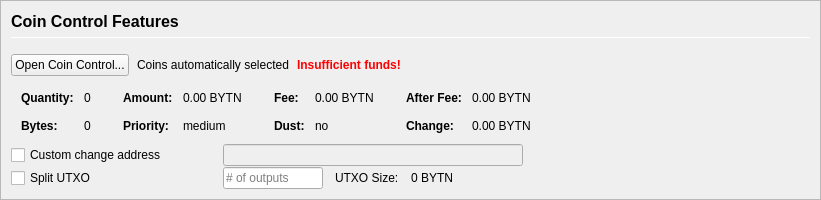
         <widget class="QFrame" name="frameCoinControl">
          <property name="sizePolicy">
           <sizepolicy hsizetype="Expanding" vsizetype="Expanding">
            <horstretch>0</horstretch>
            <verstretch>0</verstretch>
           </sizepolicy>
          </property>
          <property name="maximumSize">
           <size>
            <width>16777215</width>
            <height>16777215</height>
           </size>
          </property>
          <property name="frameShape">
           <enum>QFrame::StyledPanel</enum>
          </property>
          <property name="frameShadow">
           <enum>QFrame::Sunken</enum>
          </property>
          <layout class="QVBoxLayout" name="verticalLayoutCoinControl2">
           <property name="spacing">
            <number>0</number>
           </property>
           <property name="margin">
            <number>0</number>
           </property>
           <item>
            <widget class="QFrame" name="frameCoinControl_BG">
             <layout class="QVBoxLayout" name="verticalLayoutCoinControl" stretch="0,0,0,0,0,0">
              <property name="spacing">
               <number>1</number>
              </property>
              <property name="leftMargin">
               <number>10</number>
              </property>
              <property name="topMargin">
               <number>10</number>
              </property>
              <item>
               <layout class="QHBoxLayout" name="horizontalLayoutCoinControl1">
                <property name="bottomMargin">
                 <number>15</number>
                </property>
                <item>
                 <layout class="QVBoxLayout" name="verticalLayout_3">
                  <property name="spacing">
                   <number>6</number>
                  </property>
                  <item>
                   <widget class="QLabel" name="labelCoinControlFeatures">
                    <property name="sizePolicy">
                     <sizepolicy hsizetype="Preferred" vsizetype="Maximum">
                      <horstretch>0</horstretch>
                      <verstretch>0</verstretch>
                     </sizepolicy>
                    </property>
                    <property name="minimumSize">
                     <size>
                      <width>0</width>
                      <height>20</height>
                     </size>
                    </property>
                    <property name="font">
                     <font>
                      <pointsize>12</pointsize>
                      <weight>75</weight>
                      <bold>true</bold>
                     </font>
                    </property>
                    <property name="styleSheet">
                     <string notr="true">font-weight:bold;</string>
                    </property>
                    <property name="text">
                     <string>Coin Control Features</string>
                    </property>
                   </widget>
                  </item>
                  <item>
                   <widget class="Line" name="line">
                    <property name="minimumSize">
                     <size>
                      <width>0</width>
                      <height>1</height>
                     </size>
                    </property>
                    <property name="maximumSize">
                     <size>
                      <width>16777215</width>
                      <height>1</height>
                     </size>
                    </property>
                    <property name="orientation">
                     <enum>Qt::Horizontal</enum>
                    </property>
                   </widget>
                  </item>
                 </layout>
                </item>
               </layout>
              </item>
              <item>
               <layout class="QHBoxLayout" name="horizontalLayoutCoinControl2" stretch="0,0,0,0">
                <property name="spacing">
                 <number>8</number>
                </property>
                <property name="bottomMargin">
                 <number>10</number>
                </property>
                <item>
                 <widget class="QPushButton" name="pushButtonCoinControl">
                  <property name="styleSheet">
                   <string notr="true"/>
                  </property>
                  <property name="text">
                   <string>Open Coin Control...</string>
                  </property>
                  <property name="autoDefault">
                   <bool>false</bool>
                  </property>
                 </widget>
                </item>
                <item>
                 <widget class="QLabel" name="labelCoinControlAutomaticallySelected">
                  <property name="text">
                   <string>Coins automatically selected</string>
                  </property>
                  <property name="margin">
                   <number>5</number>
                  </property>
                 </widget>
                </item>
                <item>
                 <widget class="QLabel" name="labelCoinControlInsuffFunds">
                  <property name="font">
                   <font>
                    <weight>75</weight>
                    <bold>true</bold>
                   </font>
                  </property>
                  <property name="styleSheet">
                   <string notr="true">color:red;font-weight:bold;</string>
                  </property>
                  <property name="text">
                   <string>Insufficient funds!</string>
                  </property>
                  <property name="margin">
                   <number>5</number>
                  </property>
                 </widget>
                </item>
                <item>
                 <spacer name="horizontalSpacerCoinControl">
                  <property name="orientation">
                   <enum>Qt::Horizontal</enum>
                  </property>
                  <property name="sizeHint" stdset="0">
                   <size>
                    <width>40</width>
                    <height>1</height>
                   </size>
                  </property>
                 </spacer>
                </item>
               </layout>
              </item>
              <item>
               <widget class="QWidget" name="widgetCoinControl" native="true">
                <property name="sizePolicy">
                 <sizepolicy hsizetype="Preferred" vsizetype="Preferred">
                  <horstretch>0</horstretch>
                  <verstretch>0</verstretch>
                 </sizepolicy>
                </property>
                <property name="minimumSize">
                 <size>
                  <width>0</width>
                  <height>0</height>
                 </size>
                </property>
                <property name="styleSheet">
                 <string notr="true"/>
                </property>
                <layout class="QHBoxLayout" name="horizontalLayoutCoinControl5">
                 <property name="margin">
                  <number>0</number>
                 </property>
                 <item>
                  <layout class="QHBoxLayout" name="horizontalLayoutCoinControl3" stretch="0,0,0,1">
                   <property name="spacing">
                    <number>20</number>
                   </property>
                   <property name="topMargin">
                    <number>0</number>
                   </property>
                   <property name="bottomMargin">
                    <number>10</number>
                   </property>
                   <item>
                    <layout class="QFormLayout" name="formLayoutCoinControl1">
                     <property name="horizontalSpacing">
                      <number>10</number>
                     </property>
                     <property name="verticalSpacing">
                      <number>14</number>
                     </property>
                     <property name="leftMargin">
                      <number>10</number>
                     </property>
                     <property name="topMargin">
                      <number>4</number>
                     </property>
                     <property name="rightMargin">
                      <number>6</number>
                     </property>
                     <item row="0" column="0">
                      <widget class="QLabel" name="labelCoinControlQuantityText">
                       <property name="font">
                        <font>
                         <weight>75</weight>
                         <bold>true</bold>
                        </font>
                       </property>
                       <property name="text">
                        <string>Quantity:</string>
                       </property>
                       <property name="margin">
                        <number>0</number>
                       </property>
                      </widget>
                     </item>
                     <item row="0" column="1">
                      <widget class="QLabel" name="labelCoinControlQuantity">
                       <property name="cursor">
                        <cursorShape>IBeamCursor</cursorShape>
                       </property>
                       <property name="contextMenuPolicy">
                        <enum>Qt::ActionsContextMenu</enum>
                       </property>
                       <property name="text">
                        <string notr="true">0</string>
                       </property>
                       <property name="margin">
                        <number>0</number>
                       </property>
                       <property name="textInteractionFlags">
                        <set>Qt::LinksAccessibleByMouse|Qt::TextSelectableByKeyboard|Qt::TextSelectableByMouse</set>
                       </property>
                      </widget>
                     </item>
                     <item row="1" column="0">
                      <widget class="QLabel" name="labelCoinControlBytesText">
                       <property name="font">
                        <font>
                         <weight>75</weight>
                         <bold>true</bold>
                        </font>
                       </property>
                       <property name="text">
                        <string>Bytes:</string>
                       </property>
                      </widget>
                     </item>
                     <item row="1" column="1">
                      <widget class="QLabel" name="labelCoinControlBytes">
                       <property name="cursor">
                        <cursorShape>IBeamCursor</cursorShape>
                       </property>
                       <property name="contextMenuPolicy">
                        <enum>Qt::ActionsContextMenu</enum>
                       </property>
                       <property name="text">
                        <string notr="true">0</string>
                       </property>
                       <property name="textInteractionFlags">
                        <set>Qt::LinksAccessibleByMouse|Qt::TextSelectableByKeyboard|Qt::TextSelectableByMouse</set>
                       </property>
                      </widget>
                     </item>
                    </layout>
                   </item>
                   <item>
                    <layout class="QFormLayout" name="formLayoutCoinControl2">
                     <property name="horizontalSpacing">
                      <number>10</number>
                     </property>
                     <property name="verticalSpacing">
                      <number>14</number>
                     </property>
                     <property name="leftMargin">
                      <number>6</number>
                     </property>
                     <property name="topMargin">
                      <number>4</number>
                     </property>
                     <property name="rightMargin">
                      <number>6</number>
                     </property>
                     <item row="0" column="0">
                      <widget class="QLabel" name="labelCoinControlAmountText">
                       <property name="font">
                        <font>
                         <weight>75</weight>
                         <bold>true</bold>
                        </font>
                       </property>
                       <property name="text">
                        <string>Amount:</string>
                       </property>
                       <property name="margin">
                        <number>0</number>
                       </property>
                      </widget>
                     </item>
                     <item row="0" column="1">
                      <widget class="QLabel" name="labelCoinControlAmount">
                       <property name="cursor">
                        <cursorShape>IBeamCursor</cursorShape>
                       </property>
                       <property name="contextMenuPolicy">
                        <enum>Qt::ActionsContextMenu</enum>
                       </property>
                       <property name="text">
                        <string notr="true">0.00 BYTN</string>
                       </property>
                       <property name="textInteractionFlags">
                        <set>Qt::LinksAccessibleByMouse|Qt::TextSelectableByKeyboard|Qt::TextSelectableByMouse</set>
                       </property>
                      </widget>
                     </item>
                     <item row="1" column="0">
                      <widget class="QLabel" name="labelCoinControlPriorityText">
                       <property name="font">
                        <font>
                         <weight>75</weight>
                         <bold>true</bold>
                        </font>
                       </property>
                       <property name="text">
                        <string>Priority:</string>
                       </property>
                      </widget>
                     </item>
                     <item row="1" column="1">
                      <widget class="QLabel" name="labelCoinControlPriority">
                       <property name="cursor">
                        <cursorShape>IBeamCursor</cursorShape>
                       </property>
                       <property name="contextMenuPolicy">
                        <enum>Qt::ActionsContextMenu</enum>
                       </property>
                       <property name="text">
                        <string>medium</string>
                       </property>
                       <property name="textInteractionFlags">
                        <set>Qt::LinksAccessibleByMouse|Qt::TextSelectableByKeyboard|Qt::TextSelectableByMouse</set>
                       </property>
                      </widget>
                     </item>
                    </layout>
                   </item>
                   <item>
                    <layout class="QFormLayout" name="formLayoutCoinControl3">
                     <property name="horizontalSpacing">
                      <number>10</number>
                     </property>
                     <property name="verticalSpacing">
                      <number>14</number>
                     </property>
                     <property name="leftMargin">
                      <number>6</number>
                     </property>
                     <property name="topMargin">
                      <number>4</number>
                     </property>
                     <property name="rightMargin">
                      <number>6</number>
                     </property>
                     <item row="0" column="0">
                      <widget class="QLabel" name="labelCoinControlFeeText">
                       <property name="font">
                        <font>
                         <weight>75</weight>
                         <bold>true</bold>
                        </font>
                       </property>
                       <property name="text">
                        <string>Fee:</string>
                       </property>
                       <property name="margin">
                        <number>0</number>
                       </property>
                      </widget>
                     </item>
                     <item row="0" column="1">
                      <widget class="QLabel" name="labelCoinControlFee">
                       <property name="cursor">
                        <cursorShape>IBeamCursor</cursorShape>
                       </property>
                       <property name="contextMenuPolicy">
                        <enum>Qt::ActionsContextMenu</enum>
                       </property>
                       <property name="text">
                        <string notr="true">0.00 BYTN</string>
                       </property>
                       <property name="textInteractionFlags">
                        <set>Qt::LinksAccessibleByMouse|Qt::TextSelectableByKeyboard|Qt::TextSelectableByMouse</set>
                       </property>
                      </widget>
                     </item>
                     <item row="1" column="0">
                      <widget class="QLabel" name="labelCoinControlLowOutputText">
                       <property name="font">
                        <font>
                         <weight>75</weight>
                         <bold>true</bold>
                        </font>
                       </property>
                       <property name="text">
                        <string>Dust:</string>
                       </property>
                      </widget>
                     </item>
                     <item row="1" column="1">
                      <widget class="QLabel" name="labelCoinControlLowOutput">
                       <property name="cursor">
                        <cursorShape>IBeamCursor</cursorShape>
                       </property>
                       <property name="contextMenuPolicy">
                        <enum>Qt::ActionsContextMenu</enum>
                       </property>
                       <property name="text">
                        <string>no</string>
                       </property>
                       <property name="textInteractionFlags">
                        <set>Qt::LinksAccessibleByMouse|Qt::TextSelectableByKeyboard|Qt::TextSelectableByMouse</set>
                       </property>
                      </widget>
                     </item>
                    </layout>
                   </item>
                   <item>
                    <layout class="QFormLayout" name="formLayoutCoinControl4">
                     <property name="horizontalSpacing">
                      <number>10</number>
                     </property>
                     <property name="verticalSpacing">
                      <number>14</number>
                     </property>
                     <property name="leftMargin">
                      <number>6</number>
                     </property>
                     <property name="topMargin">
                      <number>4</number>
                     </property>
                     <property name="rightMargin">
                      <number>6</number>
                     </property>
                     <item row="0" column="0">
                      <widget class="QLabel" name="labelCoinControlAfterFeeText">
                       <property name="font">
                        <font>
                         <weight>75</weight>
                         <bold>true</bold>
                        </font>
                       </property>
                       <property name="text">
                        <string>After Fee:</string>
                       </property>
                       <property name="margin">
                        <number>0</number>
                       </property>
                      </widget>
                     </item>
                     <item row="0" column="1">
                      <widget class="QLabel" name="labelCoinControlAfterFee">
                       <property name="cursor">
                        <cursorShape>IBeamCursor</cursorShape>
                       </property>
                       <property name="contextMenuPolicy">
                        <enum>Qt::ActionsContextMenu</enum>
                       </property>
                       <property name="text">
                        <string notr="true">0.00 BYTN</string>
                       </property>
                       <property name="textInteractionFlags">
                        <set>Qt::LinksAccessibleByMouse|Qt::TextSelectableByKeyboard|Qt::TextSelectableByMouse</set>
                       </property>
                      </widget>
                     </item>
                     <item row="1" column="0">
                      <widget class="QLabel" name="labelCoinControlChangeText">
                       <property name="font">
                        <font>
                         <weight>75</weight>
                         <bold>true</bold>
                        </font>
                       </property>
                       <property name="text">
                        <string>Change:</string>
                       </property>
                      </widget>
                     </item>
                     <item row="1" column="1">
                      <widget class="QLabel" name="labelCoinControlChange">
                       <property name="cursor">
                        <cursorShape>IBeamCursor</cursorShape>
                       </property>
                       <property name="contextMenuPolicy">
                        <enum>Qt::ActionsContextMenu</enum>
                       </property>
                       <property name="text">
                        <string notr="true">0.00 BYTN</string>
                       </property>
                       <property name="textInteractionFlags">
                        <set>Qt::LinksAccessibleByMouse|Qt::TextSelectableByKeyboard|Qt::TextSelectableByMouse</set>
                       </property>
                      </widget>
                     </item>
                    </layout>
                   </item>
                  </layout>
                 </item>
                </layout>
               </widget>
              </item>
              <item>
               <layout class="QHBoxLayout" name="horizontalLayoutCoinControl4">
                <property name="spacing">
                 <number>12</number>
                </property>
                <property name="sizeConstraint">
                 <enum>QLayout::SetDefaultConstraint</enum>
                </property>
                <property name="topMargin">
                 <number>0</number>
                </property>
                <property name="rightMargin">
                 <number>0</number>
                </property>
                <item>
                 <widget class="QCheckBox" name="checkBoxCoinControlChange">
                  <property name="sizePolicy">
                   <sizepolicy hsizetype="Preferred" vsizetype="Preferred">
                    <horstretch>0</horstretch>
                    <verstretch>0</verstretch>
                   </sizepolicy>
                  </property>
                  <property name="minimumSize">
                   <size>
                    <width>200</width>
                    <height>0</height>
                   </size>
                  </property>
                  <property name="maximumSize">
                   <size>
                    <width>200</width>
                    <height>16777215</height>
                   </size>
                  </property>
                  <property name="toolTip">
                   <string>If this is activated, but the change address is empty or invalid, change will be sent to a newly generated address.</string>
                  </property>
                  <property name="text">
                   <string>Custom change address</string>
                  </property>
                 </widget>
                </item>
                <item>
                 <widget class="QValidatedLineEdit" name="lineEditCoinControlChange">
                  <property name="enabled">
                   <bool>false</bool>
                  </property>
                  <property name="sizePolicy">
                   <sizepolicy hsizetype="Preferred" vsizetype="Preferred">
                    <horstretch>0</horstretch>
                    <verstretch>0</verstretch>
                   </sizepolicy>
                  </property>
                  <property name="minimumSize">
                   <size>
                    <width>300</width>
                    <height>0</height>
                   </size>
                  </property>
                 </widget>
                </item>
                <item>
                 <widget class="QLabel" name="labelCoinControlChangeLabel">
                  <property name="sizePolicy">
                   <sizepolicy hsizetype="Preferred" vsizetype="Preferred">
                    <horstretch>0</horstretch>
                    <verstretch>0</verstretch>
                   </sizepolicy>
                  </property>
                  <property name="minimumSize">
                   <size>
                    <width>100</width>
                    <height>0</height>
                   </size>
                  </property>
                  <property name="text">
                   <string/>
                  </property>
                  <property name="margin">
                   <number>3</number>
                  </property>
                 </widget>
                </item>
               </layout>
              </item>
              <item>
               <layout class="QHBoxLayout" name="horizontalLayoutCoinControl6">
                <property name="spacing">
                 <number>12</number>
                </property>
                <property name="rightMargin">
                 <number>0</number>
                </property>
                <item>
                 <widget class="QCheckBox" name="splitBlockCheckBox">
                  <property name="sizePolicy">
                   <sizepolicy hsizetype="Preferred" vsizetype="Preferred">
                    <horstretch>0</horstretch>
                    <verstretch>0</verstretch>
                   </sizepolicy>
                  </property>
                  <property name="minimumSize">
                   <size>
                    <width>200</width>
                    <height>0</height>
                   </size>
                  </property>
                  <property name="maximumSize">
                   <size>
                    <width>200</width>
                    <height>16777215</height>
                   </size>
                  </property>
                  <property name="text">
                   <string>Split UTXO</string>
                  </property>
                 </widget>
                </item>
                <item>
                 <widget class="QLineEdit" name="splitBlockLineEdit">
                  <property name="sizePolicy">
                   <sizepolicy hsizetype="Preferred" vsizetype="Preferred">
                    <horstretch>50</horstretch>
                    <verstretch>0</verstretch>
                   </sizepolicy>
                  </property>
                  <property name="minimumSize">
                   <size>
                    <width>100</width>
                    <height>0</height>
                   </size>
                  </property>
                  <property name="maximumSize">
                   <size>
                    <width>100</width>
                    <height>16777215</height>
                   </size>
                  </property>
                  <property name="placeholderText">
                   <string># of outputs</string>
                  </property>
                 </widget>
                </item>
                <item>
                 <widget class="QLabel" name="labelBlockSizeText">
                  <property name="text">
                   <string>UTXO Size:</string>
                  </property>
                 </widget>
                </item>
                <item>
                 <widget class="QLabel" name="labelBlockSize">
                  <property name="text">
                   <string>0 BYTN</string>
                  </property>
                 </widget>
                </item>
                <item>
                 <spacer name="horizontalSpacer_7">
                  <property name="orientation">
                   <enum>Qt::Horizontal</enum>
                  </property>
                  <property name="sizeHint" stdset="0">
                   <size>
                    <width>40</width>
                    <height>20</height>
                   </size>
                  </property>
                 </spacer>
                </item>
               </layout>
              </item>
              <item>
               <spacer name="verticalSpacerCoinControl">
                <property name="orientation">
                 <enum>Qt::Vertical</enum>
                </property>
                <property name="sizeHint" stdset="0">
                 <size>
                  <width>800</width>
                  <height>1</height>
                 </size>
                </property>
               </spacer>
              </item>
             </layout>
            </widget>
           </item>
          </layout>
         </widget>
